Frame 1 (no input): blank canvas, image omitted
Frame 60 (no input): blank canvas, image omitted
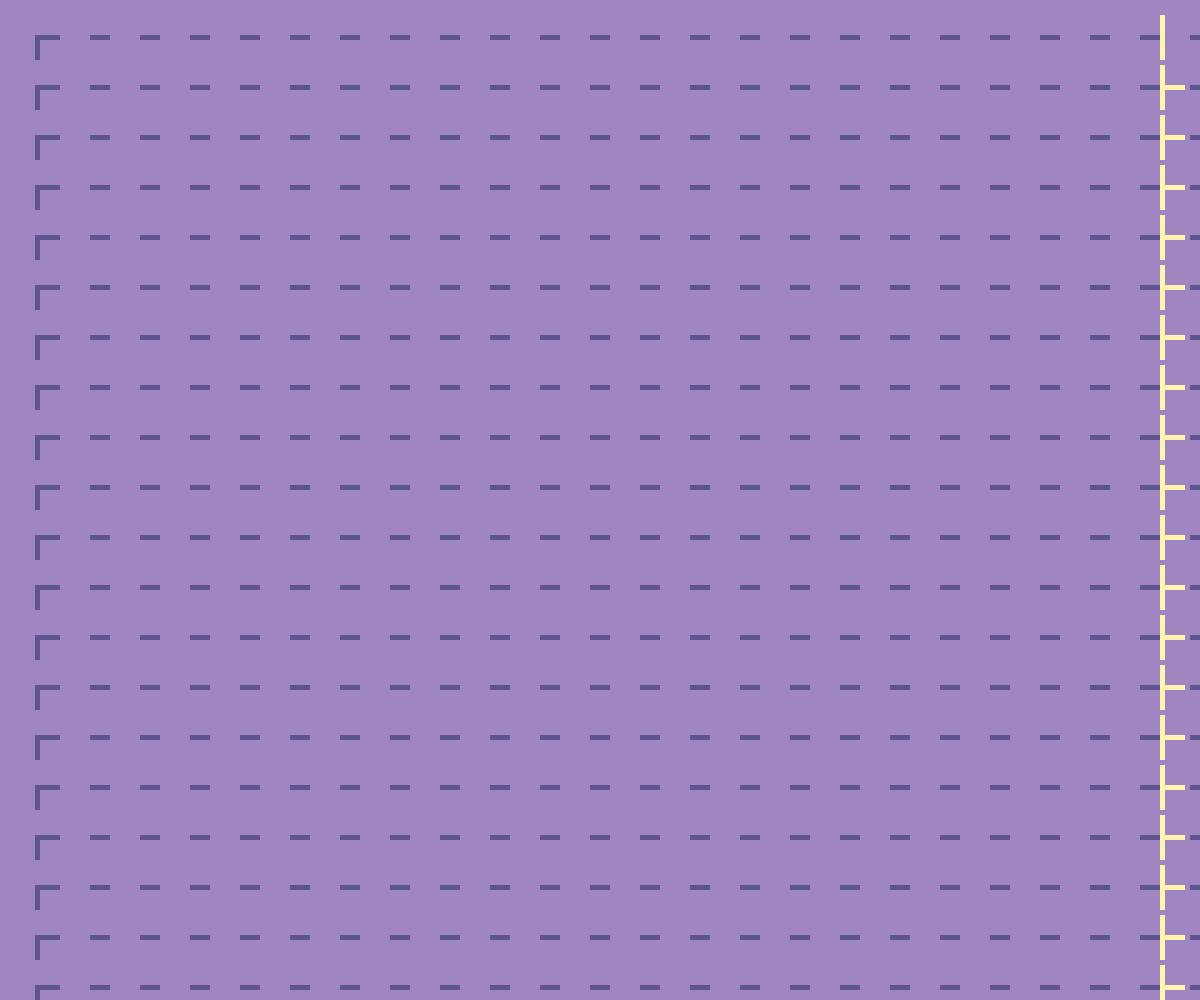
Frame 120 (the mouse pressed at the canvas centre since frame 60)

The p5.js sketch whose frames 1 and 60 were blank and that drew this single picture after the mouse press (run headless with seeded random() and noise() and a simulated clock; from frame 60 on, the mouse is pressed at the canvas centre):

// p5.js sketch
// ── sketch.js
function setup() {
  createCanvas(windowWidth, windowHeight);
  background("#9f86c0")
}

function draw() {
  rectMode(CENTER);//設定矩形以中心點為座標
  noFill();//圓是空心
  stroke(255);//框線要為白色(255)
  strokeWeight(5)

  for(var j=0;j<(windowHeight/50+1);j++)
  {
    for(var i=0;i<(windowWidth/50);i++)
      {
        stroke("#9f86c0")
        rect(25+(50*i),25+(50*j),mouseY/4);
        stroke("#5e548e")
        rect(50+(50*i),50+(50*j),mouseY/20);
        stroke("#fff3b0")
        rect(50+(50*i),50+(50*j),mouseX/8);
      }
  }
}
